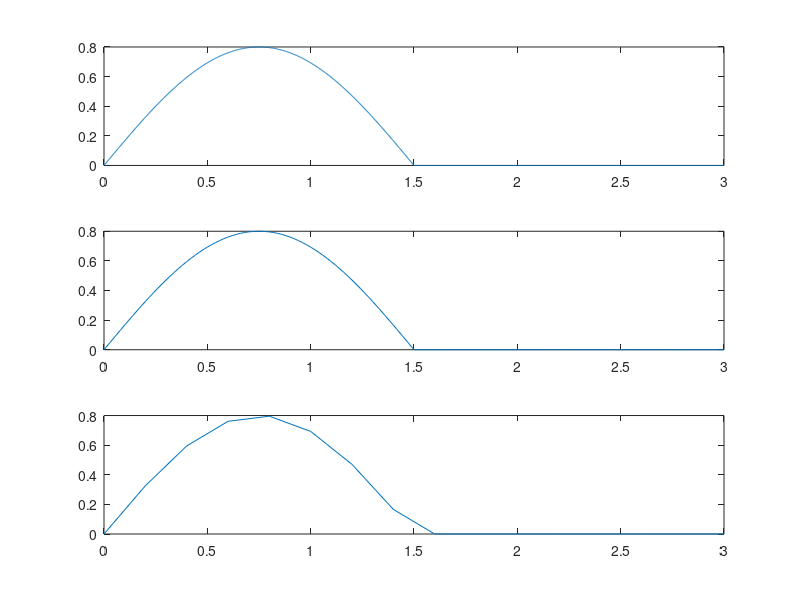

MATLAB code for this plot:
%semnal sinusoidal redresat monoalternanta
%perioada=3s ; f=1/T => f=1/3
%reprezentare semnalului pentru rezolutia temporara de 2ms
t=0:0.002:3;
s=0.8*sin(2*pi*1/3*t); %sintaxa semnalului sinusoidal este s= A*sin(2*pi*f*t)
% unde A este amplitudinea, f frecventa si t perioada
for i=1:length(s)
    if s(i)<0  %pentru a avea un semnal sinusoidal redresat moanoalternanta toate elementele negative le egalam cu 0
        s(i)=0;
    end
end
subplot(3,1,1)%pentru a reprezenta toate cele 3 grafice intr-o singura fereastra am folosit functia subplot
plot(t,s)  % reprezentarea grafica a semnalului in functie de timp

% reprezentarea semnalului pentru rezolutia temporara de 20ms
t=0:0.02:3;
s=0.8*sin(2*pi*1/3*t);
for i=1:length(s)
    if s(i)<0 
        s(i)=0;
    end
end
subplot(3,1,2)
plot(t,s)

% reprezentarea semnalului pentru rezolutia temporara de 200ms
t=0:0.2:3;
s=0.8*sin(2*pi*1/3*t);
for i=1:length(s)
    if s(i)<0 
        s(i)=0;
    end
end
subplot(3,1,3)
plot(t,s)